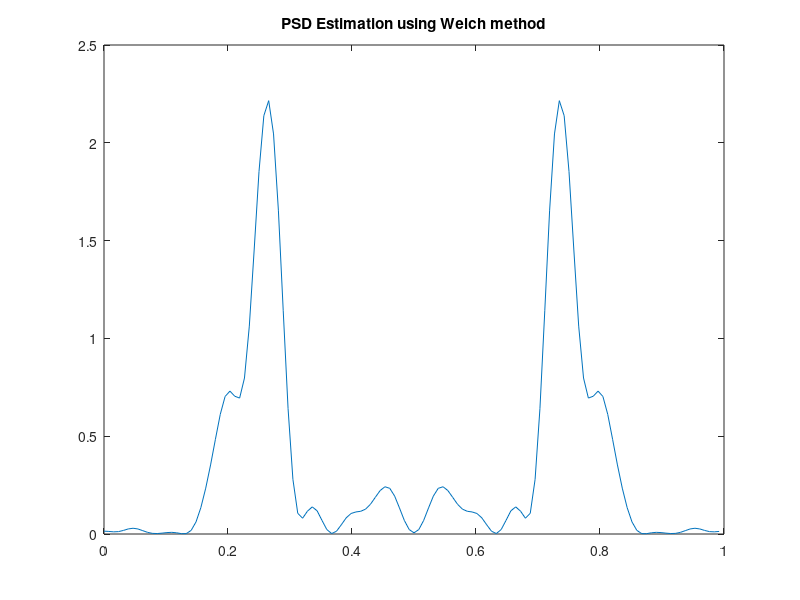

The MATLAB source for this figure: (Note: this script raises an error after producing the figure.)
clear all;
N = 128;
k = 1024;
r = randn(k,1); 
L = 63;
%var = 1;  %since sigma is considered 1(Standard deviation)
a = [1 -0.9 0.81 -0.729];
x = filter(1,a,r);
M = 2*k/(L+1);
D = 0;
xi = zeros(L,M);

for i = 0:L-1
    for j = 0:M-1
        xi(i+1,j+1) = x(j+1+i*D);
    end
end

w = hamming(M);
U = 0;
 for i = 1:M
     U = U+w(i)*w(i); 
 end
 xi = xi.*w.';
 U = U/M;
 f = 0:1/N:(N-1)/N;
 P = fft(xi,N,2);
 P = fftshift(P);
 P = abs(P);
 P = P.^2;
 P = 0.16*P/(M*U);  %.16 is normalisation factor for D = M/2;
 
Z = zeros(1,N);

for i = 1:N
    for j = 1:L
        Z(i) = Z(i) + P(j,i);
    end
    Z(i) = Z(i)/L;
end
figure;
plot(f,Z);
title('PSD Estimation using Welch method')
[pxx,s] = pwelch(x,w,D,N,'centered');
hold on;
plot(f,pxx);
legend('estimated PSD ','known PSD using pwelch function')
hold off;
%%
clear all
k = 1024;
p = 128;
N = 128;
r = randn(k,1);
n = 1:k;
a = [1 -0.9 0.81 -0.729];
x = filter(1,a,r);
[y,b] = autocorr(x,p);
R = zeros(p);
for i = 1:p
    for j = 1:p
        R(i,j) = y(abs(j-i)+1);
    end
end
Y = y(2:p+1);
A = -1*(inv(R))*Y;
var = 0;
for i=1:p
    var = var+A(i)*Y(i);
end
var = var+y(1);
var = sqrt(var);
h = zeros(p+1,1);
h(1) = 1;
h(2:p+1) = A(1:p);
h = h.';
[H,F] = freqz(1,h,k);
plot(F/(2*pi),10+20*log10(var.*abs(H)));
title('PSD Estimation using Yule Walker AR method')
Z = filter(1,h,r);
[Pxx,F] = pyulear(Z,128,k,1);
hold on;
plot(F,10*log10(Pxx));
legend('estimated PSD ','known PSD using pwelch function')
hold off